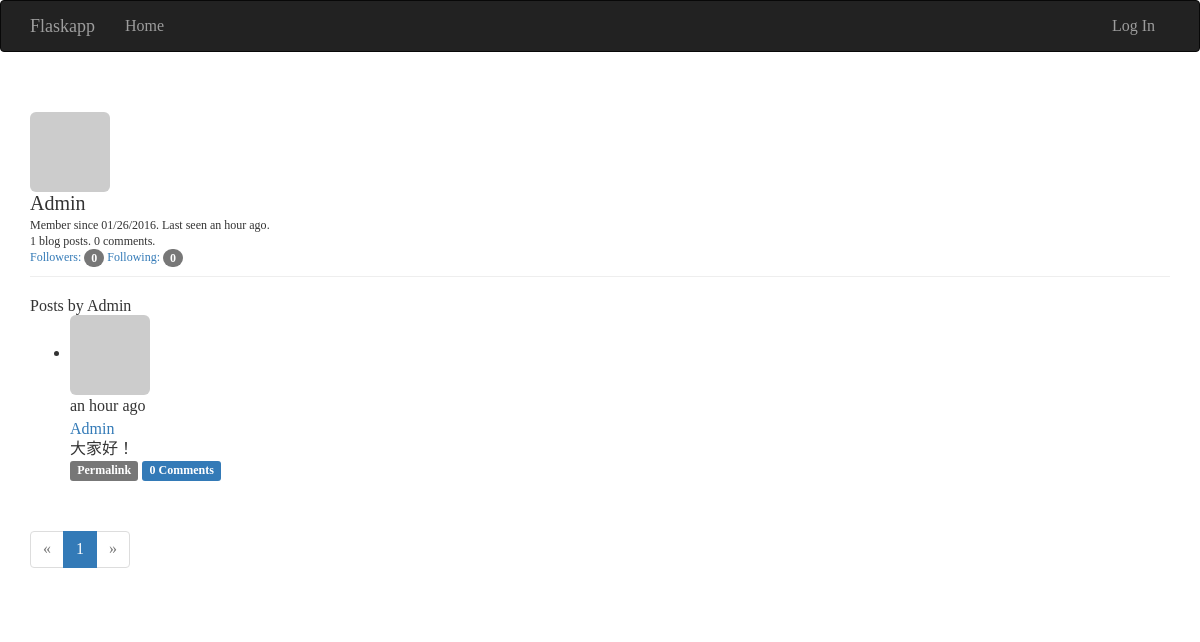
/user/Admin, run on the app's committed database.
### app/models.py (models this page shows, shortened)
class User(db.Model, UserMixin):
    __tablename__ = 'users'
    id = db.Column(db.Integer, primary_key=True)
    email = db.Column(db.String(64), unique=True, index=True)
    username = db.Column(db.String(64), unique=True, index=True)
    role_id = db.Column(db.Integer, db.ForeignKey('roles.id'))
    password_hash = db.Column(db.String(128))
    confirmed = db.Column(db.Boolean, default=False)
    name = db.Column(db.String(64))
    location = db.Column(db.String(64))
    about_me = db.Column(db.Text())
    member_since = db.Column(db.DateTime(), default=datetime.utcnow)
    last_seen = db.Column(db.DateTime(), default=datetime.utcnow)
    avatar_hash = db.Column(db.String(32))
    posts = db.relationship('Post', backref='author', lazy='dynamic')
    followed = db.relationship('Follow',
                               foreign_keys=[Follow.follower_id],
                               backref=db.backref('follower', lazy='joined'),
                               lazy='dynamic',
                               cascade='all, delete-orphan')
    followers = db.relationship('Follow',
                                foreign_keys=[Follow.followed_id],
                                backref=db.backref('followed', lazy='joined'),
                                lazy='dynamic',
                                cascade='all, delete-orphan')
    comments = db.relationship('Comment', backref='author', lazy='dynamic')
    @property
    def password(self):
        raise AttributeError('password is not a readable attribute')
    def gravatar(self, size=100, default='identicon', rating='g'):
        if request.is_secure:
            url = 'https://secure.gravatar.com/avatar'
        else:
            url = 'http://www.gravatar.com/avatar'
        hash = self.avatar_hash or hashlib.md5(
                self.email.encode('utf-8')).hexdigest()
        return '{url}/{hash}?s={size}&d={default}&r={rating}'.format(
                url=url, hash=hash, size=size, default=default, rating=rating)

class Post(db.Model):
    __tablename__ = 'posts'
    id = db.Column(db.Integer, primary_key=True)
    body = db.Column(db.Text)
    body_html = db.Column(db.Text)
    timestamp = db.Column(db.DateTime, index=True, default=datetime.utcnow)
    author_id = db.Column(db.Integer, db.ForeignKey('users.id'))
    comments = db.relationship('Comment', backref='post', lazy='dynamic')

### app/main/views.py (the view)
@main.route('/user/<username>')
def user(username):
    user = User.query.filter_by(username=username).first_or_404()
    page = request.args.get('page', 1, type=int)
    pagination = user.posts.order_by(Post.timestamp.desc()).paginate(
                 page, per_page=current_app.config['FLASKY_POSTS_PER_PAGE'],
                 error_out=False)
    posts = pagination.items
    return render_template('user.html', user=user, posts=posts,
                           pagination=pagination)

### app/auth/views.py (called while the page is built)
@auth.before_app_request
def before_request():
    if current_user.is_authenticated:
        current_user.ping()
        if not current_user.confirmed \
                and request.endpoint[:5] != 'auth.' \
                and request.endpoint != 'static':
            return redirect(url_for('auth.unconfirmed'))

### app/main/__init__.py (called while the page is built)
@main.app_context_processor
def inject_permissions():
    return dict(Permission=Permission)

### app/main/views.py (called while the page is built)
@main.after_app_request
def after_request(response):
    for query in get_debug_queries():
        if query.duration >= current_app.config['FLASKY_SLOW_DB_QUERY_TIME']:
            current_app.logger.warning(
                'Slow query: %s\nParameters: %s\nDuration: %fs\nContext: %s\n'
                % (query.statement, query.parametersm, query.duration,
                    query.context))
    return response

### app/models.py (called while the page is built)
    def can(self, permissions):
        return False

    def is_administrator(self):
        return False

### app/templates/user.html (shortened to what this page needs)
{% extends "base.html" %}
{% import "_macros.html" as macros %}
{% block page_content %}
<div class="page-header">
    <img class="img-rounded profile-thumbnail" src="{{ user.gravatar(size=256) }}">
    <div class="profile-header">
        <h1>{{ user.username }}</h1>
        <p>Member since {{ moment(user.member_since).format('L') }}. Last seen {{ moment(user.last_seen).fromNow() }}.</p>
        <p>{{ user.posts.count() }} blog posts. {{ user.comments.count() }} comments.</p>
        <p>
            <a href="{{ url_for('.followers', username=user.username) }}">Followers: <span class="badge">{{ user.followers.count() - 1 }}</span></a>
            <a href="{{ url_for('.followed_by', username=user.username) }}">Following: <span class="badge">{{ user.followed.count() - 1}}</span></a>
        </p>
    </div>
</div>
<h3>Posts by {{ user.username }}</h3>
{% include '_posts.html' %}
{% if pagination %}
<div class="pagination">
    {{ macros.pagination_widget(pagination, '.user', username=user.username) }}
</div>
{% endif %}
{% endblock %}

### app/templates/_posts.html (shortened to what this page needs)
<ul class="posts">
    {% for post in posts %}
    <li class="post">
        <div class="post-thumbnail">
            <a href="{{ url_for('.user', username=post.author.username) }}">
                <img class="img-rounded profile-thumbnail" src="{{ post.author.gravatar(size=40) }}">
            </a>
        </div>
        <div class="post-content">
            <div class="post-date">{{ moment(post.timestamp).fromNow() }}</div>
            <div class="post-author"><a href="{{ url_for('.user', username=post.author.username) }}">{{ post.author.username }}</a></div>
            <div class="post-body">
                {% if post.body_html %}
                    {{ post.body_html | safe }}
                {% else %}
                    {{ post.body }}
                {% endif %}
            </div>
            <div class="post-footer">
                <a href="{{ url_for('.post', id=post.id) }}">
                    <span class="label label-default">Permalink</span>
                </a>
                <a href="{{ url_for('.post', id=post.id) }}#comments">
                    <span class="label label-primary">{{ post.comments.count() }} Comments</span>
                </a>
            </div>
        </div>
    </li>
    {% endfor %}
</ul>

### tmp/coverage/style.css (style rules this page uses)
html, body, h1, h2, h3, p, table, td, th { margin: 0; padding: 0; border: 0; outline: 0; font-weight: inherit; font-style: inherit; font-size: 100%; font-family: inherit; vertical-align: baseline; }
body { font-family: georgia, serif; font-size: 1em; }
html>body { font-size: 16px; }
p { font-size: .75em; line-height: 1.33333333em; }
h1 { font-size: 1.25em; display: inline-block; }

### data on the page
User: username "Admin", member_since "01/26/2016", last_seen "an hour ago"
Post: timestamp "an hour ago", author.username "Admin", body_html "大家好！", comments.count "0"

### other printed values
{{ user.posts.count() }} "1"
{{ user.comments.count() }} "0"
{{ user.followers.count() - 1 }} "0"
{{ user.followed.count() - 1 }} "0"
{{ p }} "1"
